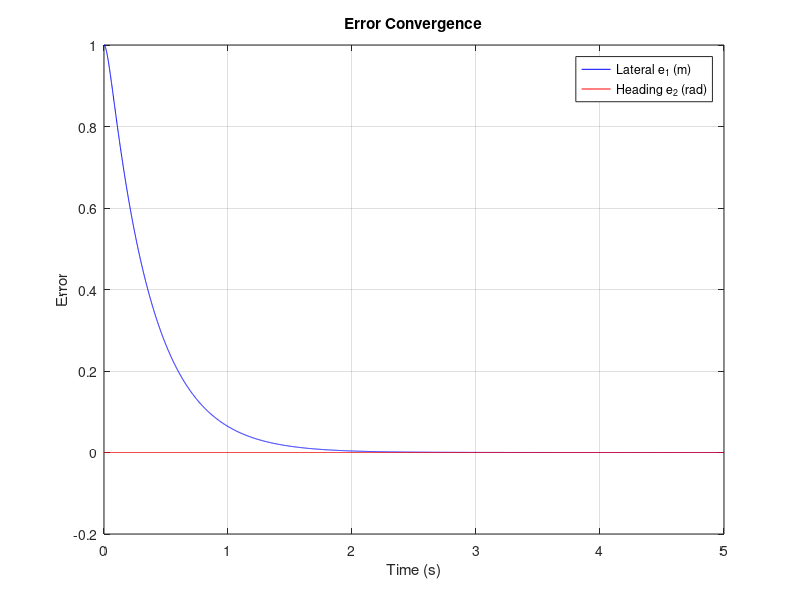
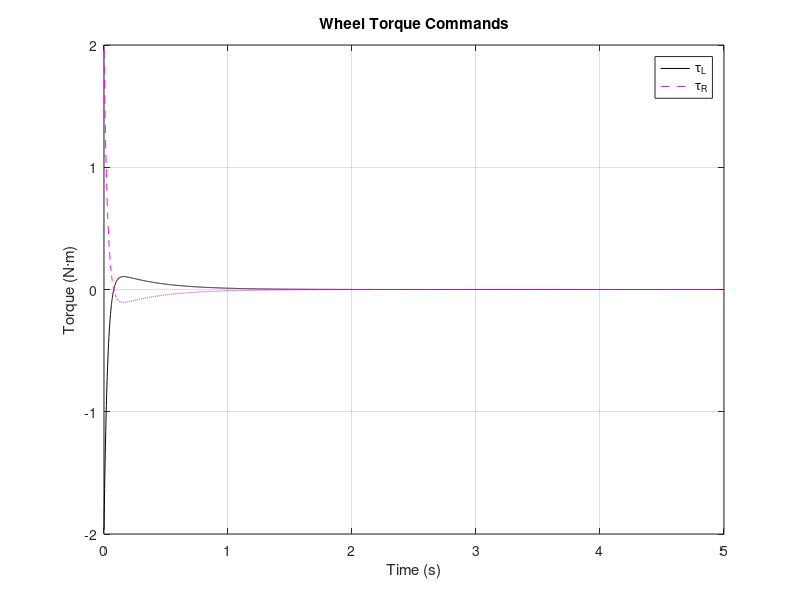

MATLAB code to generate these figures, in order:
%————— 参数 —————%
ld = 0.084;      % d1/2
m  = 1.267;      % 质量 kg
r  = 0.0325;     % 轮半径 m
I  = 5035.443e-6;     % 转动惯量 kg·m^2

Ts = 0.001;    % 采样周期 s
T  = 5;        % 仿真总时长 s
N  = T / Ts;   % 仿真步数

%————— LQR 权重 —————%
Q = diag([8,1,6,0.25]);
R = diag([1,1]);

%————— 连续系统 (已修正) —————%
A = [ 0 1 0 0;
      0 0 0 0;
      0 0 0 1;  % 偏航角到角速度
      0 0 0 0 ];

B = [ 0,                 0;
      1/(m*r),          -1/(m*r);
      0,                 0;
     -ld/(I*r),         -ld/(I*r) ];  % 注意差动符号

C = eye(4);
D = zeros(4,2);

%————— 离散化 —————%
sysc = ss(A, B, C, D);
sysd = c2d(sysc, Ts, 'zoh');
Ad = sysd.A;
Bd = sysd.B;

%————— 计算 LQR 增益 —————%
[K,~,~] = dlqr(Ad, Bd, Q, R);
disp('-K = ');
fprintf('{%f,%f,%f,%f,%f,%f,%f,%f};\n',-K(1,1),-K(1,2), -K(1,3), -K(1,4),-K(2,1),-K(2,2), -K(2,3), -K(2,4));

%————— 初始化—— 状态 & 控制 —————%
x = zeros(4, N+1);
u = zeros(2, N);
% 初始状态：[横向位移 e1；横向速度 e1_dot；偏航角 e2；偏航角速度 e2_dot]
x(:,1) = [1; 0; 0; 0];

%————— 仿真循环 —————%
for k = 1:N
    u(:,k)   = -K * x(:,k);       % 2×1 向量
    x(:,k+1) = Ad * x(:,k) + Bd * u(:,k);
end

%————— 时间向量 —————%
time  = 0 : Ts : T;         % 长度 N+1
timeu = time(1:end-1);      % 长度 N

%————— 绘制误差收敛 —————%
figure;
plot(time, x(1,:), 'b-', time, x(3,:), 'r-');
xlabel('Time (s)');
ylabel('Error');
legend('Lateral e_1 (m)', 'Heading e_2 (rad)');
grid on;
title('Error Convergence');

%————— 绘制扭矩指令 —————%
figure;
plot(timeu, u(1,:), 'k-', timeu, u(2,:), 'm--');
xlabel('Time (s)');
ylabel('Torque (N·m)');
legend('\tau_L','\tau_R');
grid on;
title('Wheel Torque Commands');
